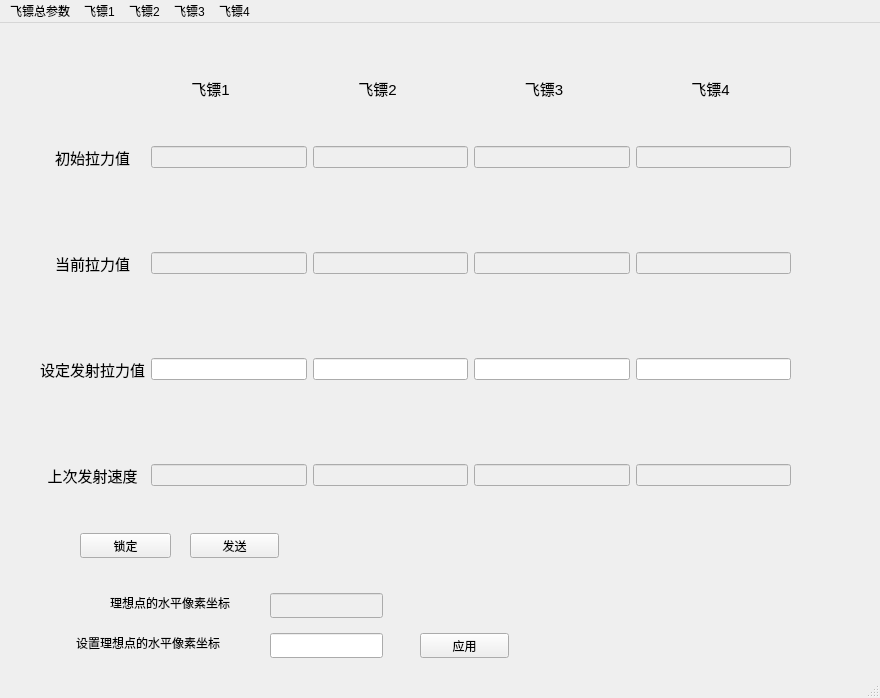
<?xml version="1.0" encoding="UTF-8"?>
<ui version="4.0">
 <class>Dart</class>
 <widget class="QMainWindow" name="Dart">
  <property name="geometry">
   <rect>
    <x>0</x>
    <y>0</y>
    <width>880</width>
    <height>698</height>
   </rect>
  </property>
  <property name="windowTitle">
   <string>飞镖参数设定系统</string>
  </property>
  <property name="windowIcon">
   <iconset>
    <normaloff>../../../Users/17946/Desktop/buff/E611A54A72C019923456202D55317FFE.png</normaloff>../../../Users/17946/Desktop/buff/E611A54A72C019923456202D55317FFE.png</iconset>
  </property>
  <widget class="QWidget" name="centralwidget">
   <widget class="QWidget" name="horizontalLayoutWidget">
    <property name="geometry">
     <rect>
      <x>130</x>
      <y>40</y>
      <width>661</width>
      <height>51</height>
     </rect>
    </property>
    <layout class="QHBoxLayout" name="horizontalLayout">
     <item>
      <widget class="QLabel" name="label_4">
       <property name="font">
        <font>
         <pointsize>11</pointsize>
        </font>
       </property>
       <property name="text">
        <string>飞镖1</string>
       </property>
       <property name="textFormat">
        <enum>Qt::AutoText</enum>
       </property>
       <property name="alignment">
        <set>Qt::AlignCenter</set>
       </property>
       <property name="wordWrap">
        <bool>false</bool>
       </property>
      </widget>
     </item>
     <item>
      <widget class="QLabel" name="label_3">
       <property name="font">
        <font>
         <pointsize>11</pointsize>
        </font>
       </property>
       <property name="text">
        <string>飞镖2</string>
       </property>
       <property name="alignment">
        <set>Qt::AlignCenter</set>
       </property>
      </widget>
     </item>
     <item>
      <widget class="QLabel" name="label_2">
       <property name="font">
        <font>
         <pointsize>11</pointsize>
        </font>
       </property>
       <property name="text">
        <string>飞镖3</string>
       </property>
       <property name="alignment">
        <set>Qt::AlignCenter</set>
       </property>
      </widget>
     </item>
     <item>
      <widget class="QLabel" name="label">
       <property name="font">
        <font>
         <pointsize>11</pointsize>
        </font>
       </property>
       <property name="text">
        <string>飞镖4</string>
       </property>
       <property name="alignment">
        <set>Qt::AlignCenter</set>
       </property>
      </widget>
     </item>
    </layout>
   </widget>
   <widget class="QWidget" name="gridLayoutWidget">
    <property name="geometry">
     <rect>
      <x>40</x>
      <y>100</y>
      <width>751</width>
      <height>391</height>
     </rect>
    </property>
    <layout class="QGridLayout" name="gridLayout">
     <property name="verticalSpacing">
      <number>60</number>
     </property>
     <item row="0" column="2">
      <widget class="QLineEdit" name="Dart2_Init">
       <property name="enabled">
        <bool>false</bool>
       </property>
      </widget>
     </item>
     <item row="0" column="3">
      <widget class="QLineEdit" name="Dart3_Init">
       <property name="enabled">
        <bool>false</bool>
       </property>
      </widget>
     </item>
     <item row="0" column="1">
      <widget class="QLineEdit" name="Dart1_Init">
       <property name="enabled">
        <bool>false</bool>
       </property>
       <property name="sizePolicy">
        <sizepolicy hsizetype="Expanding" vsizetype="Fixed">
         <horstretch>0</horstretch>
         <verstretch>0</verstretch>
        </sizepolicy>
       </property>
       <property name="baseSize">
        <size>
         <width>0</width>
         <height>0</height>
        </size>
       </property>
       <property name="mouseTracking">
        <bool>true</bool>
       </property>
       <property name="tabletTracking">
        <bool>false</bool>
       </property>
      </widget>
     </item>
     <item row="3" column="1">
      <widget class="QLineEdit" name="Dart1_Vel">
       <property name="enabled">
        <bool>false</bool>
       </property>
      </widget>
     </item>
     <item row="0" column="4">
      <widget class="QLineEdit" name="Dart4_Init">
       <property name="enabled">
        <bool>false</bool>
       </property>
      </widget>
     </item>
     <item row="1" column="4">
      <widget class="QLineEdit" name="Dart4_Cur">
       <property name="enabled">
        <bool>false</bool>
       </property>
      </widget>
     </item>
     <item row="0" column="0">
      <widget class="QLabel" name="label_Init">
       <property name="font">
        <font>
         <pointsize>11</pointsize>
        </font>
       </property>
       <property name="text">
        <string>初始拉力值</string>
       </property>
       <property name="alignment">
        <set>Qt::AlignCenter</set>
       </property>
       <property name="wordWrap">
        <bool>true</bool>
       </property>
      </widget>
     </item>
     <item row="3" column="0">
      <widget class="QLabel" name="label_Vel">
       <property name="font">
        <font>
         <pointsize>11</pointsize>
        </font>
       </property>
       <property name="text">
        <string>上次发射速度</string>
       </property>
       <property name="alignment">
        <set>Qt::AlignCenter</set>
       </property>
       <property name="wordWrap">
        <bool>true</bool>
       </property>
      </widget>
     </item>
     <item row="3" column="3">
      <widget class="QLineEdit" name="Dart3_Vel">
       <property name="enabled">
        <bool>false</bool>
       </property>
      </widget>
     </item>
     <item row="1" column="3">
      <widget class="QLineEdit" name="Dart3_Cur">
       <property name="enabled">
        <bool>false</bool>
       </property>
      </widget>
     </item>
     <item row="1" column="1">
      <widget class="QLineEdit" name="Dart1_Cur">
       <property name="enabled">
        <bool>false</bool>
       </property>
       <property name="mouseTracking">
        <bool>true</bool>
       </property>
      </widget>
     </item>
     <item row="1" column="0">
      <widget class="QLabel" name="label_Cur">
       <property name="font">
        <font>
         <pointsize>11</pointsize>
        </font>
       </property>
       <property name="text">
        <string>当前拉力值</string>
       </property>
       <property name="alignment">
        <set>Qt::AlignCenter</set>
       </property>
       <property name="wordWrap">
        <bool>true</bool>
       </property>
      </widget>
     </item>
     <item row="1" column="2">
      <widget class="QLineEdit" name="Dart2_Cur">
       <property name="enabled">
        <bool>false</bool>
       </property>
      </widget>
     </item>
     <item row="3" column="2">
      <widget class="QLineEdit" name="Dart2_Vel">
       <property name="enabled">
        <bool>false</bool>
       </property>
      </widget>
     </item>
     <item row="3" column="4">
      <widget class="QLineEdit" name="Dart4_Vel">
       <property name="enabled">
        <bool>false</bool>
       </property>
      </widget>
     </item>
     <item row="2" column="0">
      <widget class="QLabel" name="label_5">
       <property name="font">
        <font>
         <pointsize>11</pointsize>
        </font>
       </property>
       <property name="text">
        <string>设定发射拉力值</string>
       </property>
       <property name="wordWrap">
        <bool>true</bool>
       </property>
      </widget>
     </item>
     <item row="2" column="1">
      <widget class="QLineEdit" name="Dart1_Set"/>
     </item>
     <item row="2" column="2">
      <widget class="QLineEdit" name="Dart2_Set"/>
     </item>
     <item row="2" column="3">
      <widget class="QLineEdit" name="Dart3_Set"/>
     </item>
     <item row="2" column="4">
      <widget class="QLineEdit" name="Dart4_Set"/>
     </item>
    </layout>
   </widget>
   <widget class="QPushButton" name="lockButton">
    <property name="geometry">
     <rect>
      <x>80</x>
      <y>510</y>
      <width>91</width>
      <height>25</height>
     </rect>
    </property>
    <property name="text">
     <string>锁定</string>
    </property>
   </widget>
   <widget class="QPushButton" name="sendButton">
    <property name="geometry">
     <rect>
      <x>190</x>
      <y>510</y>
      <width>89</width>
      <height>25</height>
     </rect>
    </property>
    <property name="text">
     <string>发送</string>
    </property>
   </widget>
   <widget class="QLineEdit" name="currPosX">
    <property name="enabled">
     <bool>false</bool>
    </property>
    <property name="geometry">
     <rect>
      <x>270</x>
      <y>570</y>
      <width>113</width>
      <height>25</height>
     </rect>
    </property>
   </widget>
   <widget class="QLabel" name="label_6">
    <property name="geometry">
     <rect>
      <x>110</x>
      <y>570</y>
      <width>161</width>
      <height>20</height>
     </rect>
    </property>
    <property name="text">
     <string>理想点的水平像素坐标</string>
    </property>
   </widget>
   <widget class="QLabel" name="label_7">
    <property name="geometry">
     <rect>
      <x>76</x>
      <y>610</y>
      <width>191</width>
      <height>20</height>
     </rect>
    </property>
    <property name="text">
     <string>设置理想点的水平像素坐标</string>
    </property>
   </widget>
   <widget class="QLineEdit" name="setNewPosX">
    <property name="geometry">
     <rect>
      <x>270</x>
      <y>610</y>
      <width>113</width>
      <height>25</height>
     </rect>
    </property>
   </widget>
   <widget class="QPushButton" name="applyNewPosXButton">
    <property name="geometry">
     <rect>
      <x>420</x>
      <y>610</y>
      <width>89</width>
      <height>25</height>
     </rect>
    </property>
    <property name="text">
     <string>应用</string>
    </property>
   </widget>
  </widget>
  <widget class="QStatusBar" name="statusbar"/>
  <widget class="QMenuBar" name="menuBar">
   <property name="geometry">
    <rect>
     <x>0</x>
     <y>0</y>
     <width>880</width>
     <height>28</height>
    </rect>
   </property>
   <widget class="QMenu" name="menu_Glo">
    <property name="title">
     <string>飞镖总参数</string>
    </property>
   </widget>
   <widget class="QMenu" name="menu_1">
    <property name="tearOffEnabled">
     <bool>false</bool>
    </property>
    <property name="title">
     <string>飞镖1</string>
    </property>
    <property name="separatorsCollapsible">
     <bool>false</bool>
    </property>
    <property name="toolTipsVisible">
     <bool>false</bool>
    </property>
   </widget>
   <widget class="QMenu" name="menu_2">
    <property name="title">
     <string>飞镖2</string>
    </property>
   </widget>
   <widget class="QMenu" name="menu_3">
    <property name="title">
     <string>飞镖3</string>
    </property>
   </widget>
   <widget class="QMenu" name="menu_4">
    <property name="title">
     <string>飞镖4</string>
    </property>
   </widget>
   <addaction name="menu_Glo"/>
   <addaction name="menu_1"/>
   <addaction name="menu_2"/>
   <addaction name="menu_3"/>
   <addaction name="menu_4"/>
  </widget>
  <action name="action">
   <property name="text">
    <string>初始拉力值</string>
   </property>
  </action>
 </widget>
 <resources/>
 <connections/>
</ui>
